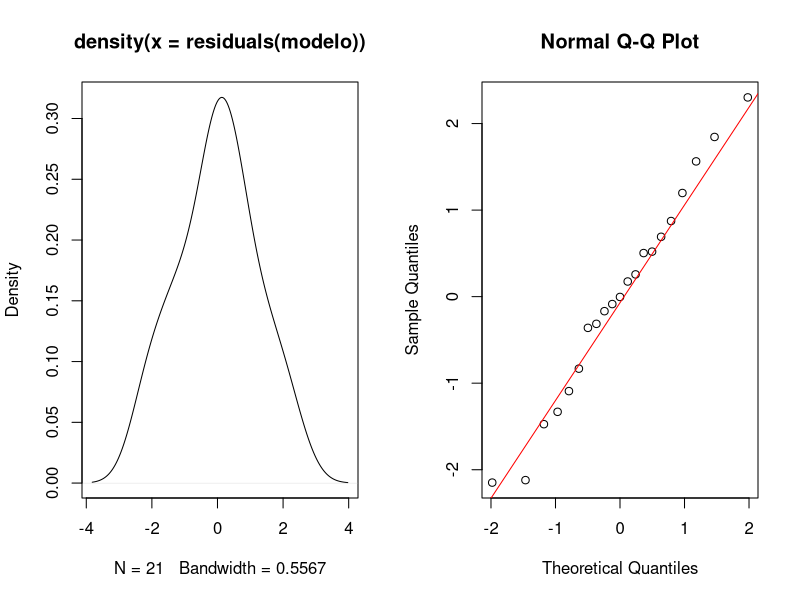
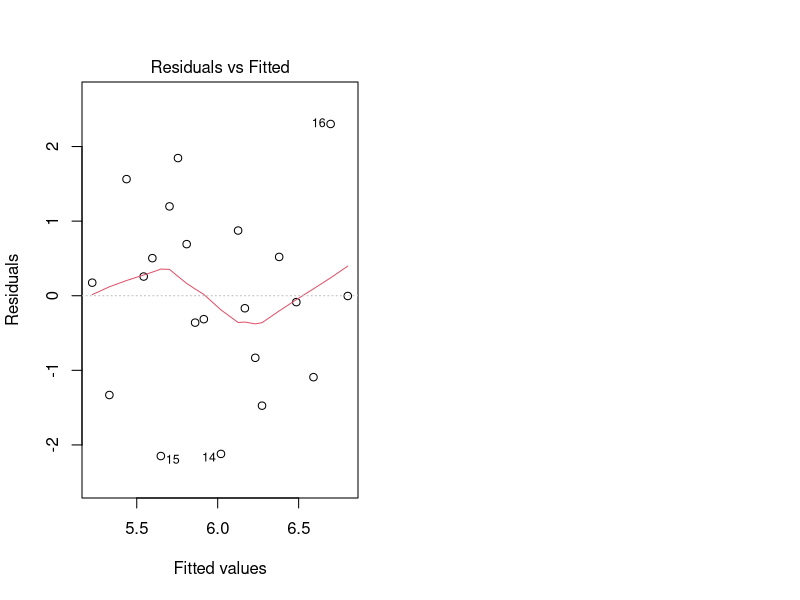
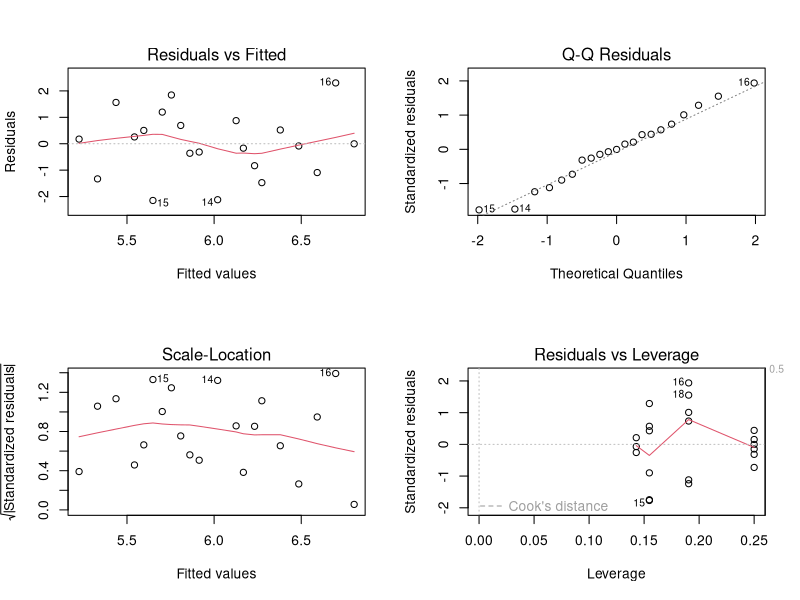

Recreate these plots in R, in order.
# Importar datos
datos <- data.frame(
  Tratamiento = rep(c("Droga A", "Droga B", "Placebo"), times = 7),
  Bloque = rep(1:7, each = 3),
  Respuesta = c(6.0, 6.1, 5.4, 4.8, 6.9, 4.0, 6.9, 6.5, 7.0, 6.4, 5.6, 5.8, 5.5, 3.9, 3.5, 9.0, 7.0, 7.6, 6.8, 5.4, 5.5)
)

# Ajustar el modelo ANOVA
modelo <- aov(Respuesta ~ Tratamiento + Bloque, data = datos)

# Evaluación de supuestos
# 1. Normalidad
par(mfrow = c(1, 2))  # Dividir la ventana gráfica en dos paneles
plot(density(residuals(modelo)))  # Gráfico de densidad de residuos
qqnorm(residuals(modelo))  # Gráfico de cuantiles normales
qqline(residuals(modelo), col = "red")  # Línea de referencia
shapiro.test(residuals(modelo))  # Prueba de Shapiro-Wilk

# 2. Homocedasticidad (homogeneidad de varianzas)
plot(modelo, which = 1)  # Gráfico de residuos vs. valores ajustados
bartlett.test(Respuesta ~ Tratamiento, data = datos)  # Prueba de Levene
#ver que caso se usa el Bartlett ya que no se viola el principio de 
#normalidad

# 3. Independencia
# Asumimos que las observaciones son independientes debido al diseño experimental

# Diagnóstico general
par(mfrow = c(2, 2))  # Dividir la ventana gráfica en 4 paneles
plot(modelo)  # Gráficos de diagnóstico

# Interpretación de los resultados
# Analizar los gráficos y las pruebas estadísticas para determinar si los supuestos se cumplen o no